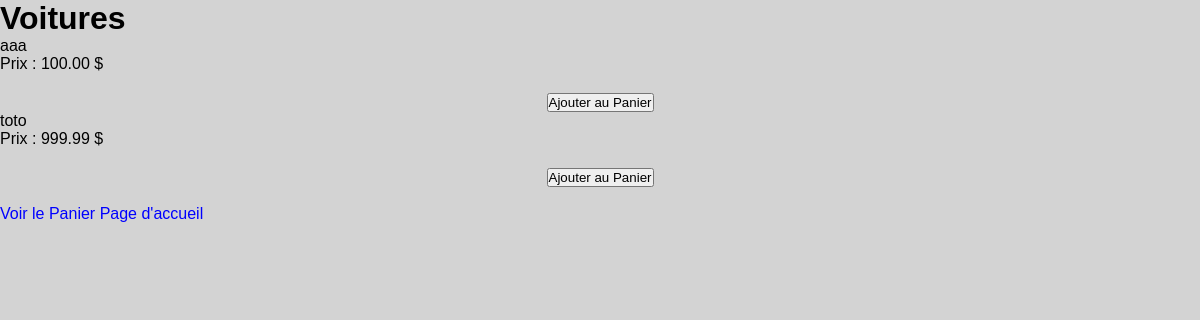
The page /pages/Voitures.php (signed in) on the database its author committed.
### tables this page shows
CREATE TABLE `product` (
  `id` bigint(20) NOT NULL,
  `name` varchar(20) NOT NULL,
  `quantity` int(11) NOT NULL,
  `price` decimal(5,2) NOT NULL,
  `img_url` varchar(255) NOT NULL,
  `description` text NOT NULL
);

### pages/Voitures.php (the view, shortened to what this page needs)
<?php
include("../Db/database.php");
$voitures = [];
$sql = "SELECT * FROM product";
$result = $conn->query($sql);
if ($result->num_rows > 0) {
    while ($row = $result->fetch_assoc()) {
        $voitures[] = [
            'id' => $row['id'],
            'name' => $row['name'],
            'price' => $row['price'],
            'img_url' => $row['img_url'],
            'description' => $row['description'],
        ];
    }
}
?>
<!DOCTYPE html>
<html lang="fr">
<head>
    <link rel="stylesheet" href="../style/style.css">
</head>
<body>
    <main>
        <h1>Voitures</h1>
        <div class="voitures-container">
            <?php foreach ($voitures as $voiture) { ?>
                <div class="voiture-item">
                    <p><?php echo $voiture['name']; ?></p>
                    <p>Prix : <?php echo $voiture['price']; ?> $</p>
                    <form action="" method="post">
                        <button type="submit" name="add_to_cart">Ajouter au Panier</button>
                    </form>
                </div>
            <?php } ?>
        </div>
        <br>
        <a href="../Commande/panier.php">Voir le Panier</a>
        <a href="../index.php">Page d'accueil</a>
    </main>
</body>
</html>

### style/style.css (style rules this page uses)
* { margin: 0; padding: 0; box-sizing: border-box; }
body { background-color: #d3d3d3; color: #000; font-family: Arial, sans-serif; }
a { color: #00f; text-decoration: none; }
form { margin-top: 20px; text-align: center; }
label, h1, h2, h3, h4 { color: inherit; }

### rows shown on the page
product: name "aaa", price "100.00"
product: name "toto", price "999.99"
